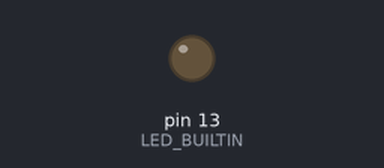
A sketch run on a simulated Arduino Uno, built with avr-gcc and run on an emulated ATmega328P. On the bench: output pins drawn as LEDs (lit = HIGH). What the sketch prints to the serial monitor is not drawn.

Above: at 0.16 s.
Timing chart, 0 to 8.8 s (numbered marks = the images above):
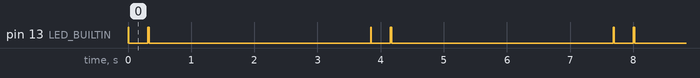

Measured:
- by itself, pin 13 (LED_BUILTIN): repeats every 3.8 s: LOW 0.30 s, HIGH 0.03 s, LOW 3.5 s, HIGH 0.01 s
- by itself, everything shown: repeats every 3.8 s, in 8 steps

The sketch:

fibonacci.ino
```cpp
// Program intended to be used for testing dw-link

#define LED SCK // use always the SCK pin so one can see something flashing.
#define MAXDEPTH 7 // that is OK for the ATtiny13

int callcnt;
int memo[MAXDEPTH];
int lookups;

int fib(int n)
{
  callcnt++;
  if (n <= 2) return 1;
  else return fib(n-1) + fib(n-2);
}

int mfib(int n)
{
  int res;

  callcnt++;
  if (n <= 2) return 1;
  else if (memo[n]) {
    lookups++;
    return memo[n];
  } else {
    res = mfib(n-1) + mfib(n-2);
    memo[n] = res;
    return res;
  }
}

void setup()
{
#if FLASHEND >= 4095
  Serial.begin(9600);
#endif
  pinMode(LED, OUTPUT);
#ifdef  LED_BUILTIN
  pinMode(LED_BUILTIN, OUTPUT);
#endif
}

void loop(void)
{
  int result, arg;
  byte j;

  arg = MAXDEPTH;
  /* ordinary recursive call */
  callcnt = 0;
  result = fib(arg);
#if FLASHEND >= 4095
  Serial.print(F("fib("));
  Serial.print(arg);
  Serial.print(F(")="));
  Serial.println(result);
  Serial.print(F(" Calls="));
  Serial.println(callcnt);
#endif
  ledControl(true);
  delay(result);
  ledControl(false);
  delay(300);
  ledControl(true);
  delay(callcnt);
  ledControl(false);
  delay(500);

  /* memoizing */
  callcnt = 0;
  for (j=0; j < MAXDEPTH; j++) memo[j] = 0;
  result = mfib(arg);
#if FLASHEND >= 4095
  Serial.print(F("fib("));
  Serial.print(arg);
  Serial.print(F(")="));
  Serial.println(result);
  Serial.print(F(" Calls="));
  Serial.println(callcnt);
  Serial.print(F(" Lookups="));
#endif
  ledControl(true);
  delay(result);
  ledControl(false);
  delay(1000);
  ledControl(true);
  delay(callcnt);
  ledControl(false);
  delay(2000);
}

inline void ledControl(boolean on)
{
  digitalWrite(LED, on);
#ifdef LED_BUILTIN
  digitalWrite(LED_BUILTIN, on);
#endif
}
```
